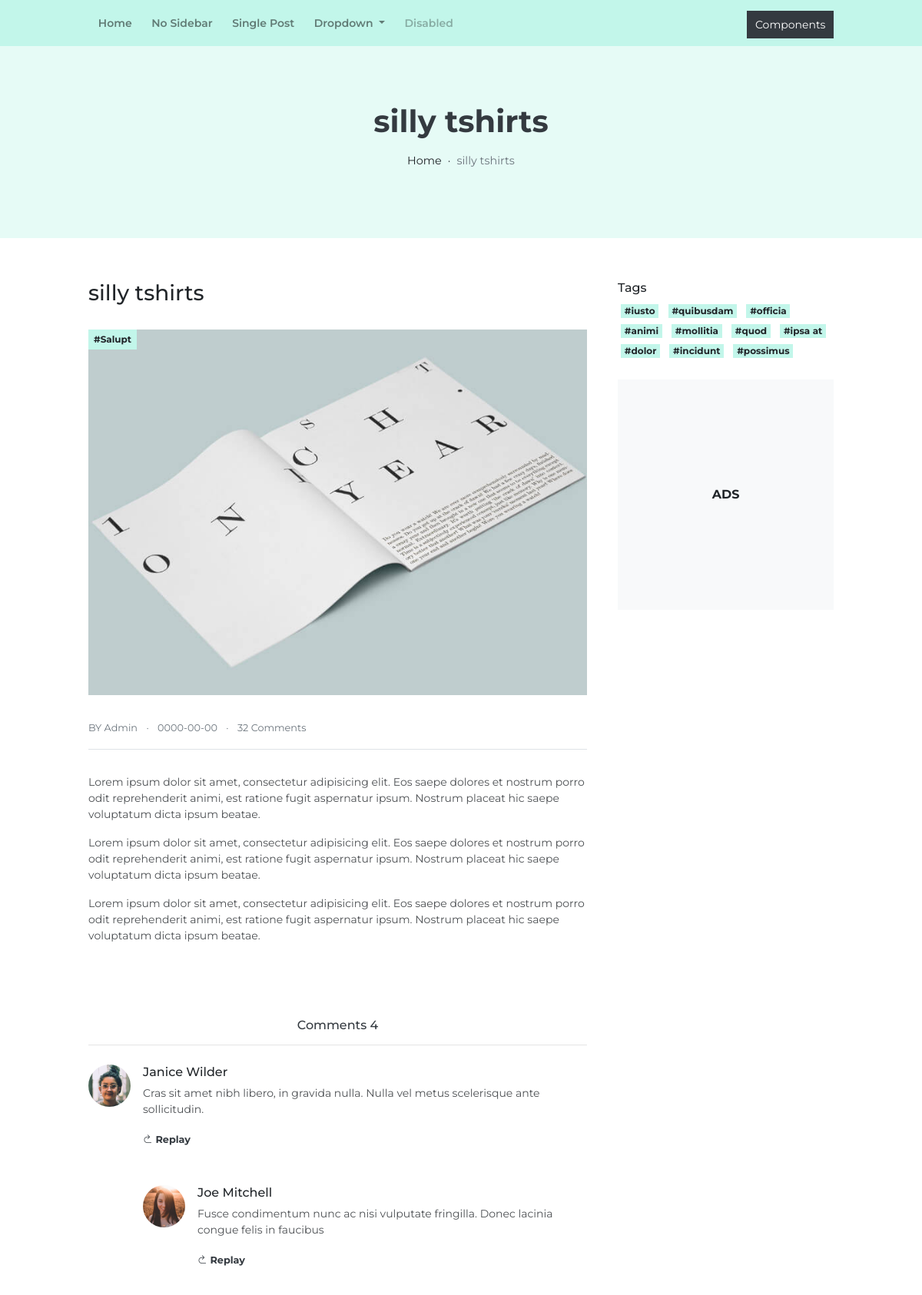
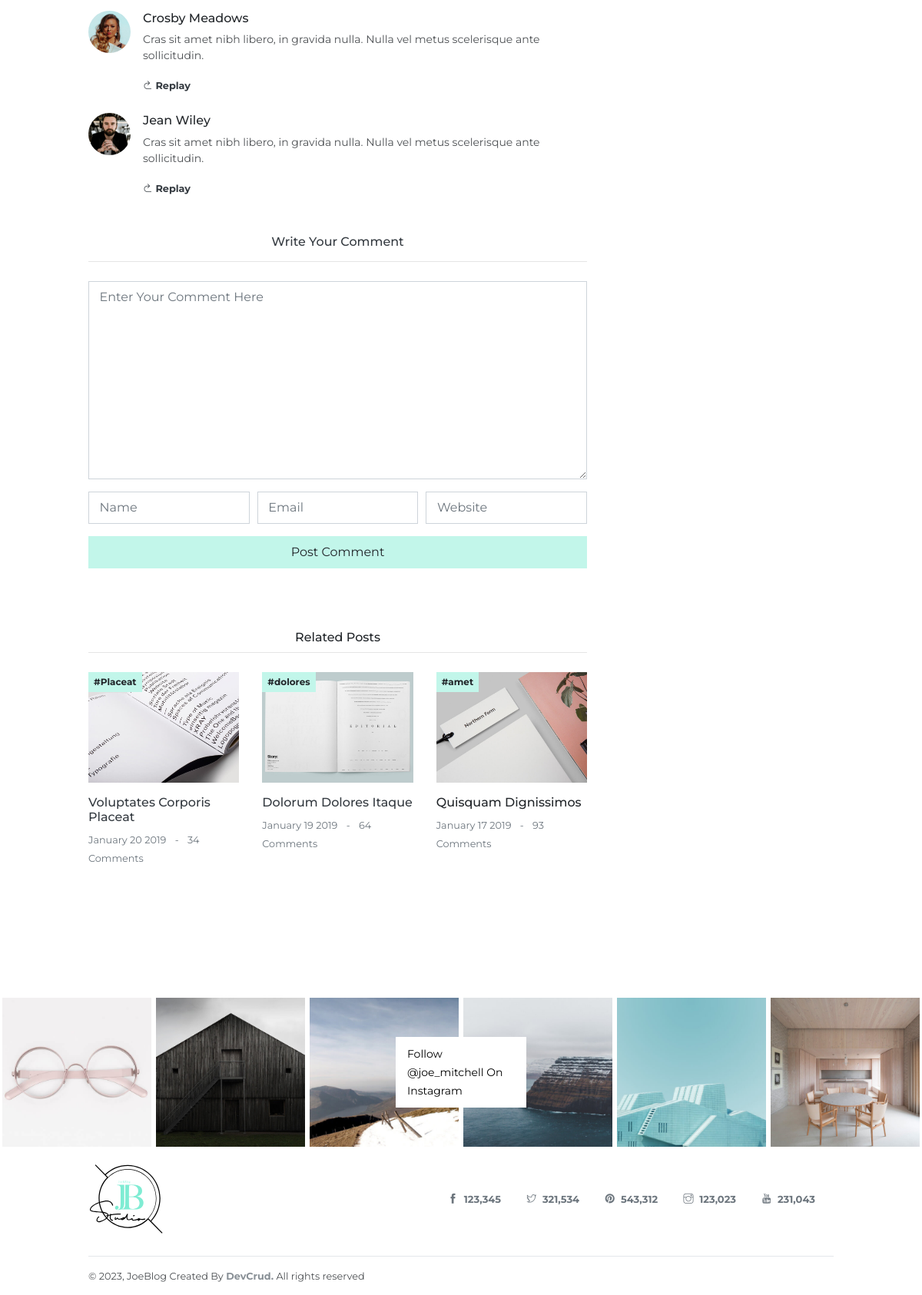
Screenshot of /single-post.php?id=1 with the database file from the repository (2 pictures, top to bottom).
### tables this page shows
CREATE TABLE `posts` (
  `id` int(11) NOT NULL,
  `datePublished` date NOT NULL DEFAULT current_timestamp(),
  `title` varchar(100) NOT NULL,
  `content` varchar(2000) NOT NULL,
  `featured` int(1) NOT NULL COMMENT '1 featured, 0 unfeatured',
  `published` int(1) NOT NULL COMMENT '1 published, 0 unpublished',
  `image` varchar(50) NOT NULL,
  `visits` int(11) NOT NULL
);

### single-post.php (the view, shortened to what this page needs)
<?php
    include_once("admin/includes/conn.php");
    if(isset($_GET["id"])){
        try{
            $id = $_GET["id"];
            $sql = "SELECT * FROM posts WHERE id=?";
            $stmt = $conn->prepare($sql);
            $stmt->execute([$id]);
            $result = $stmt->fetch();
            $image = $result["image"];
            $datePublished = $result["datePublished"];
            $title = $result["title"];
            $content = $result["content"];
        }catch(PDOException $e){
            echo "Connection failed: " . $e->getMessage();
        }
    }else{
        header("Location: index.php");
        die();
    }
?>
<!DOCTYPE html>
<html lang="en">
<head>
    <link rel="stylesheet" href="assets/vendors/themify-icons/css/themify-icons.css">
	<link rel="stylesheet" href="assets/css/joeblog.css">
</head>
<body data-spy="scroll" data-target=".navbar" data-offset="40" id="home">
    <?php
        include_once("includes/nav.php");
    ?>
    <header class="page-header page-header-mini">
        <h1 class="title"><?php echo $title ?></h1>
        <ol class="breadcrumb pb-0">
            <li class="breadcrumb-item"><a href="index.php">Home</a></li>
            <li class="breadcrumb-item active" aria-current="page"><?php echo $title ?></li>
        </ol>
    </header>
    <section class="container">
        <div class="page-container">
            <div class="page-content">
                <div class="card">
                    <div class="card-header pt-0">
                        <h3 class="card-title mb-4"><?php echo $title ?></h3>
                        <div class="blog-media mb-4">
                            <img src="imgs/<?php echo $image ?>" alt="<?php echo $title ?>" class="w-100">
                            <a href="#" class="badge badge-primary">#Salupt</a>
                        </div>
                        <small class="small text-muted">
                            <a href="#" class="text-muted">BY Admin</a>
                            <span class="px-2">·</span>
                            <span><?php echo $datePublished ?></span>
                            <span class="px-2">·</span>
                            <a href="#" class="text-muted">32 Comments</a>
                        </small>
                    </div>
                    <div class="card-body border-top">
                        <p class="my-3"><?php echo $content ?></p>
                        <p><?php echo $content ?></p>
                        <p><?php echo $content ?></p>
                    </div>
                    <div class="card-footer">
                         <h6 class="mt-5 mb-3 text-center"><a href="#" class="text-dark">Comments 4</a></h6>
                        <hr>
                        <div class="media">
                            <img src="imgs/avatar-1.jpg" class="mr-3 thumb-sm rounded-circle" alt="...">
                            <div class="media-body">
                                <h6 class="mt-0">Janice Wilder</h6>
                                <p>Cras sit amet nibh libero, in gravida nulla. Nulla vel metus scelerisque ante sollicitudin.</p>
                                <a href="#" class="text-dark small font-weight-bold"><i class="ti-back-right"></i> Replay</a>
                                <div class="media mt-5">
                                    <a class="mr-3" href="#">
                                    <img src="assets/imgs/avatar.jpg" class="thumb-sm rounded-circle" alt="...">
                                    </a>
                                    <div class="media-body align-items-center">
                                        <h6 class="mt-0">Joe Mitchell</h6>
                                        <p>Fusce condimentum nunc ac nisi vulputate fringilla. Donec lacinia congue felis in faucibus</p>
                                        <a href="#" class="text-dark small font-weight-bold"><i class="ti-back-right"></i> Replay</a>
                                    </div>
                                </div>
                            </div>
                        </div>
                        <div class="media mt-5">
                            <img src="imgs/avatar-2.jpg" class="mr-3 thumb-sm rounded-circle" alt="...">
                            <div class="media-body">
                                <h6 class="mt-0">Crosby Meadows</h6>
                                <p>Cras sit amet nibh libero, in gravida nulla. Nulla vel metus scelerisque ante sollicitudin.</p>
                                <a href="#" class="text-dark small font-weight-bold"><i class="ti-back-right"></i> Replay</a>
                            </div>
                        </div>
                        <div class="media mt-4">
                            <img src="imgs/avatar-3.jpg" class="mr-3 thumb-sm rounded-circle" alt="...">
                            <div class="media-body">
                                <h6 class="mt-0">Jean Wiley</h6>
                                <p>Cras sit amet nibh libero, in gravida nulla. Nulla vel metus scelerisque ante sollicitudin.</p>
                                <a href="#" class="text-dark small font-weight-bold"><i class="ti-back-right"></i> Replay</a>
                            </div>
                        </div>
                        <h6 class="mt-5 mb-3 text-center"><a href="#" class="text-dark">Write Your Comment</a></h6>
                        <hr>
                        <form action="<?php echo htmlspecialchars($_SERVER["PHP_SELF"]); ?>" method="POST">
                            <div class="form-row">
                                <div class="col-12 form-group">
                                    <textarea name="comment" id="" cols="30" rows="10" class="form-control" placeholder="Enter Your Comment Here"></textarea>
                                </div>
                                <div class="col-sm-4 form-group">
                                    <input type="text" name="username" class="form-control" placeholder="Name">
                                </div>
                                <div class="col-sm-4 form-group">
                                    <input type="email" name="email" class="form-control" placeholder="Email">
                                </div>
                                <div class="col-sm-4 form-group">
                                    <input type="url" name="website" class="form-control" placeholder="Website">
                                </div>
                                <div class="form-group col-12">
                                    <button type="submit" class="btn btn-primary btn-block">Post Comment</button>
                                </div>
                            </div>
                        </form>
                    </div>
                </div>
                <h6 class="mt-5 text-center">Related Posts</h6>
                <hr>
                <div class="row">
                    <div class="col-md-6 col-lg-4">
                        <div class="card mb-5">
                            <div class="card-header p-0">
                                <div class="blog-media">
                                    <img src="assets/imgs/blog-2.jpg" alt="" class="w-100">
                                    <a href="#" class="badge badge-primary">#Placeat</a>
                                </div>
                            </div>
                            <div class="card-body px-0">
                                <h6 class="card-title mb-2"><a href="#" class="text-dark">Voluptates Corporis Placeat</a></h6>
                                <small class="small text-muted">January 20 2019
                                    <span class="px-2">-</span>
                                    <a href="#" class="text-muted">34 Comments</a>
                                </small>
                            </div>
                        </div>
                    </div>
                    <div class="col-md-6 col-lg-4">
                        <div class="card mb-5">
                            <div class="card-header p-0">
                                <div class="blog-media">
                                    <img src="assets/imgs/blog-3.jpg" alt="" class="w-100">
                                    <a href="#" class="badge badge-primary">#dolores</a>
                                </div>
                            </div>
                            <div class="card-body px-0">
                                <h6 class="card-title mb-2"><a herf="#" class="text-dark">Dolorum Dolores Itaque</a></h6>
                                <small class="small text-muted">January 19 2019
                                    <span class="px-2">-</span>
                                    <a href="#" class="text-muted">64 Comments</a>
                                </small>
                            </div>
                        </div>
                    </div>
                    <div class="col-md-6 col-lg-4 d-none d-lg-block">
                        <div class="card mb-5">
                            <div class="card-header p-0">
                                <div class="blog-media">
                                    <img src="assets/imgs/blog-4.jpg" alt="" class="w-100">
                                    <a href="#" class="badge badge-primary">#amet</a>
                                </div>
                            </div>
                            <div class="card-body px-0">
                                <h6 class="card-title mb-2">Quisquam Dignissimos</h6>
                                <small class="small text-muted">January 17 2019
                                    <span class="px-2">-</span>
                                    <a href="#" class="text-muted">93 Comments</a>
                                </small>
                            </div>
                        </div>
                    </div>
                </div>
            </div>
            <div class="page-sidebar">
                <h6 class=" ">Tags</h6>
                <a href="javascript:void(0)" class="badge badge-primary m-1">#iusto</a>
                <a href="javascript:void(0)" class="badge badge-primary m-1">#quibusdam</a>
                <a href="javascript:void(0)" class="badge badge-primary m-1">#officia</a>
                <a href="javascript:void(0)" class="badge badge-primary m-1">#animi</a>
                <a href="javascript:void(0)" class="badge badge-primary m-1">#mollitia</a>
                <a href="javascript:void(0)" class="badge badge-primary m-1">#quod</a>
                <a href="javascript:void(0)" class="badge badge-primary m-1">#ipsa at</a>
                <a href="javascript:void(0)" class="badge badge-primary m-1">#dolor</a>
                <a href="javascript:void(0)" class="badge badge-primary m-1">#incidunt</a>
                <a href="javascript:void(0)" class="badge badge-primary m-1">#possimus</a>
                <div class="ad-card d-flex text-center align-items-center justify-content-center mt-4">
                    <span href="#" class="font-weight-bold">ADS</span>
                </div>
            </div>
        </div>
    </section>
    <div class="instagram-wrapper mt-5">
        <div class="ig-id">
            <a href="javascript:void(0)">Follow @joe_mitchell On Instagram</a>
        </div>
        <a href="javascript:void(0)" class="insta-item">
            <img src="assets/imgs/insta-1.jpg" alt="" class="w-100">
        </a>
        <a href="javascript:void(0)" class="insta-item">
            <img src="assets/imgs/insta-2.jpg" alt="" class="w-100">
        </a>
        <a href="javascript:void(0)" class="insta-item">
            <img src="assets/imgs/insta-3.jpg" alt="" class="w-100">
        </a>
        <a href="javascript:void(0)" class="insta-item">
            <img src="assets/imgs/insta-4.jpg" alt="" class="w-100">
        </a>
        <a href="javascript:void(0)" class="insta-item">
            <img src="assets/imgs/insta-5.jpg" alt="" class="w-100">
        </a>
        <a href="javascript:void(0)" class="insta-item">
            <img src="assets/imgs/insta-6.jpg" alt="" class="w-100">
        </a>
    </div>
    <footer class="page-footer">
        <div class="container">
            <div class="row align-items-center justify-content-between">
                <div class="col-md-3 text-center text-md-left mb-3 mb-md-0">
                    <img src="assets/imgs/logo.svg" alt="" class="logo">
                </div>
                <div class="col-md-9 text-center text-md-right">
                    <div class="socials">
                        <a href="javascript:void(0)" class="font-weight-bold text-muted mr-4"><i class="ti-facebook pr-1"></i> 123,345</a>
                        <a href="javascript:void(0)" class="font-weight-bold text-muted mr-4"><i class="ti-twitter pr-1"></i> 321,534</a>
                        <a href="javascript:void(0)" class="font-weight-bold text-muted mr-4"><i class="ti-pinterest-alt pr-1"></i> 543,312</a>
                        <a href="javascript:void(0)" class="font-weight-bold text-muted mr-4"><i class="ti-instagram pr-1"></i> 123,023</a>
                        <a href="javascript:void(0)" class="font-weight-bold text-muted mr-4"><i class="ti-youtube pr-1"></i> 231,043</a>
                    </div>
                </div>
            </div>
            <p class="border-top mb-0 mt-4 pt-3 small">&copy; <script>document.write(new Date().getFullYear())</script>, JoeBlog Created By <a href="https://www.devcrud.com" class="text-muted font-weight-bold" target="_blank">DevCrud.</a>  All rights reserved </p>
        </div>
    </footer>
</body>
</html>

### rows the page displays
posts: title "silly tshirts", image (picture), datePublished "0000-00-00", content "Lorem ipsum dolor sit amet, consectetur adipisicing elit. Eos saepe dolores et nostrum porro odit reprehenderit animi, est ratione fugit aspernatur ipsum. Nostrum placeat hic saepe voluptatum dicta ipsum beatae."
